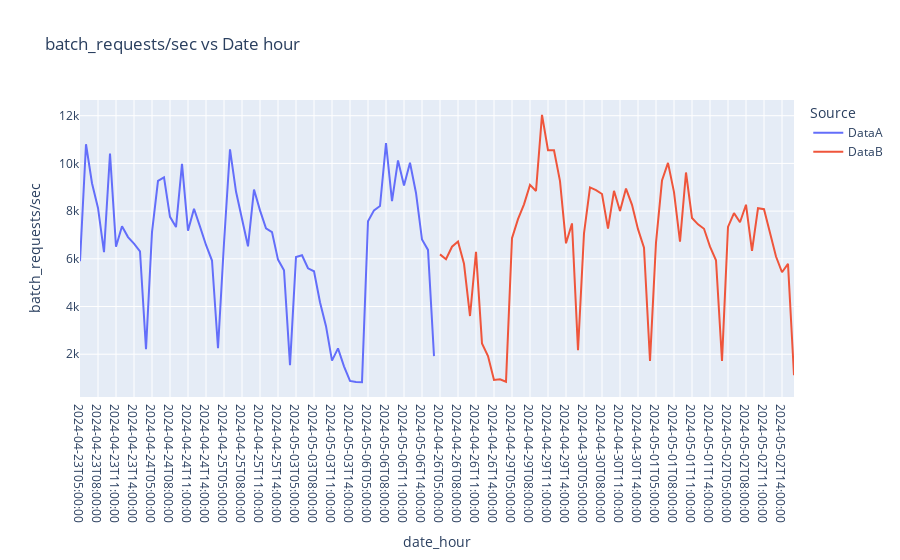
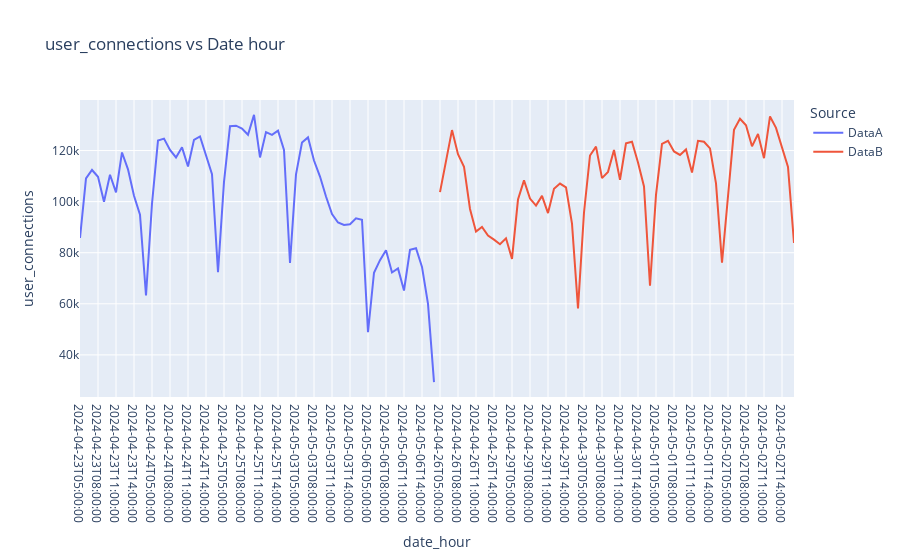
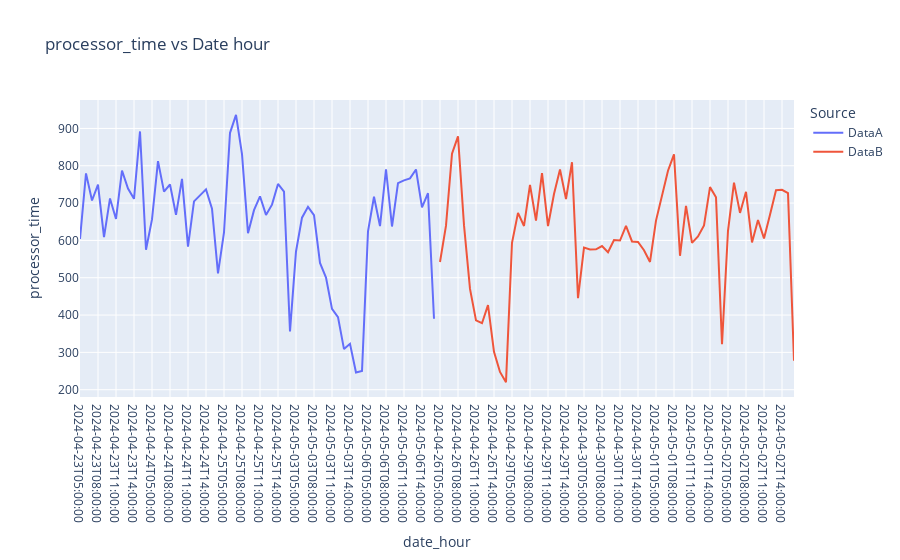
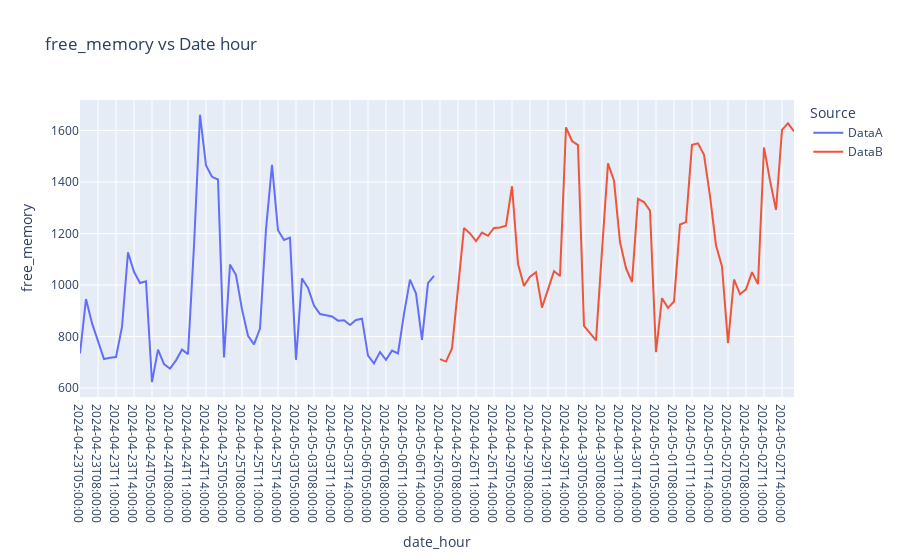

Here is the notebook cell these charts were saved with, in order:
### Code cell
#plot data in time order
df = []
for i in range (len(dataA)):
    combinedAB = pd.concat([dataA[i], dataB[i]])
    df.append(combinedAB)
for i in range (len(dataA)):
    plotlyplot(df[i])
